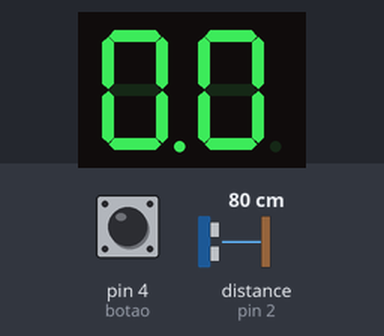
This sketch was run on a simulated Arduino Uno, built with avr-gcc and run on an emulated ATmega328P. Shown: 2-digit seven-segment display. The test bench sets the inputs (shaded band); at power-on: pin 4 (botao) HIGH, distance to the obstacle (sensor on pin 2) 80 cm.

Above: at 1.2 s.
1.3 s: pin 4 (botao) pulled LOW for 0.15 s
At 1.31 s:
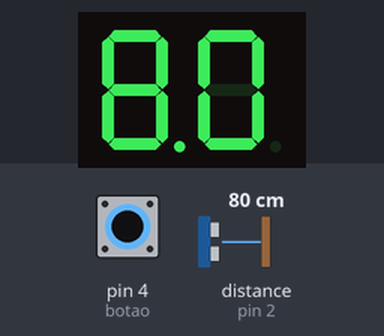
Timing chart, 0 to 4.3 s (numbered marks = the images above; inputs shaded):
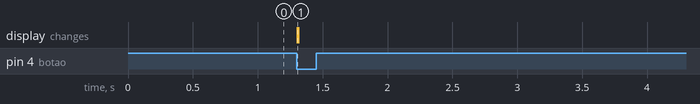

Measured:
- after the input at 1.3 s, the display: changes at once (image 1)

The sketch:

_06_-_Medindo_velocidade_com_display.ino
```cpp
#include <Ultrasonic.h>
#include <SevSeg.h>

Ultrasonic sensor(3, 2);
SevSeg display;

int botao = 4;

float anterior = 0;
float distancia = 0;
float deslocamento = 0;

void setup()
{
  pinMode(botao, INPUT_PULLUP);
  byte digitos = 2;
  byte pino_digitos[] = {A0, A1};
  byte pino_segmentos[] = {5, 6, 7, 8, 9, 10, 11, 12};
  display.begin(COMMON_ANODE, digitos, pino_digitos, pino_segmentos);
}

void loop()
{
  if (digitalRead(botao) == LOW) {
    long tempo = sensor.timing();
    float medida = round(sensor.convert(tempo, Ultrasonic::CM));
    distancia = abs(medida - anterior);
    deslocamento = (distancia * 10) / 100;
    anterior = medida;
  }
  display.setNumber(deslocamento,1);
  display.refreshDisplay();
}
```
